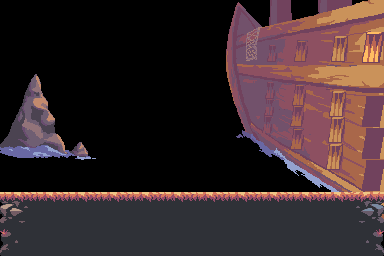

This game map was drawn from its Tiled (.tmx) file and the tilesets committed beside it. A one-line description and the full map source follow:
An orthogonal 12x8 tile map with 32x32 px tiles, 2 tile layers (Detail, Block) and 5 objects (1, 2, 3).

<map version="1.0" orientation="orthogonal" renderorder="right-down" width="12" height="8" tilewidth="32" tileheight="32" nextobjectid="18">
 <properties>
  <property name="BGM" value="PeteThePirate" />
  <property name="Completion Time" value="00:05:00" />
 </properties>
 <tileset firstgid="1" name="Tile" tilewidth="32" tileheight="32" tilecount="408" columns="12">
  <image source="../imgs/tilesets/Tileset.png" width="384" height="1088" />
 </tileset>
 <layer name="Detail" width="12" height="8">
  <data encoding="csv">
0,0,0,0,0,0,0,325,326,327,328,329,
370,371,372,0,0,0,0,337,338,339,340,341,
382,383,384,0,0,0,0,349,350,351,352,353,
394,395,396,0,0,0,0,361,362,363,364,365,
406,407,408,0,0,0,0,373,374,375,376,377,
0,0,0,0,0,0,0,385,386,387,388,389,
0,0,0,0,0,0,0,397,398,399,400,401,
0,0,0,0,0,0,0,397,398,399,0,0
</data>
 </layer>
 <layer name="Block" width="12" height="8">
  <data encoding="csv">
0,0,0,0,0,0,0,0,0,0,0,0,
0,0,0,0,0,0,0,0,0,0,0,0,
0,0,0,0,0,0,0,0,0,0,0,0,
0,0,0,0,0,0,0,0,0,0,0,0,
0,0,0,0,0,0,0,0,0,0,0,0,
0,0,0,0,0,0,0,0,0,0,0,0,
80,79,79,79,79,79,79,79,79,79,79,81,
92,78,78,78,78,78,78,78,78,78,78,93
</data>
 </layer>
 <objectgroup name="Player Spawn">
  <object id="2" gid="97" x="32" y="192" width="32" height="32" />
 </objectgroup>
 <objectgroup name="Enemies">
  <object id="4" gid="103" x="288" y="192" width="32" height="32">
   <properties>
    <property name="type" value="Boss" />
   </properties>
  </object>
 </objectgroup>
 <objectgroup name="Cannons">
  <object id="7" type="1" gid="102" x="352" y="128" width="32" height="32" />
  <object id="16" type="2" gid="102" x="352" y="160" width="32" height="32" />
  <object id="17" type="3" gid="102" x="352" y="192" width="32" height="32" />
 </objectgroup>
</map>
